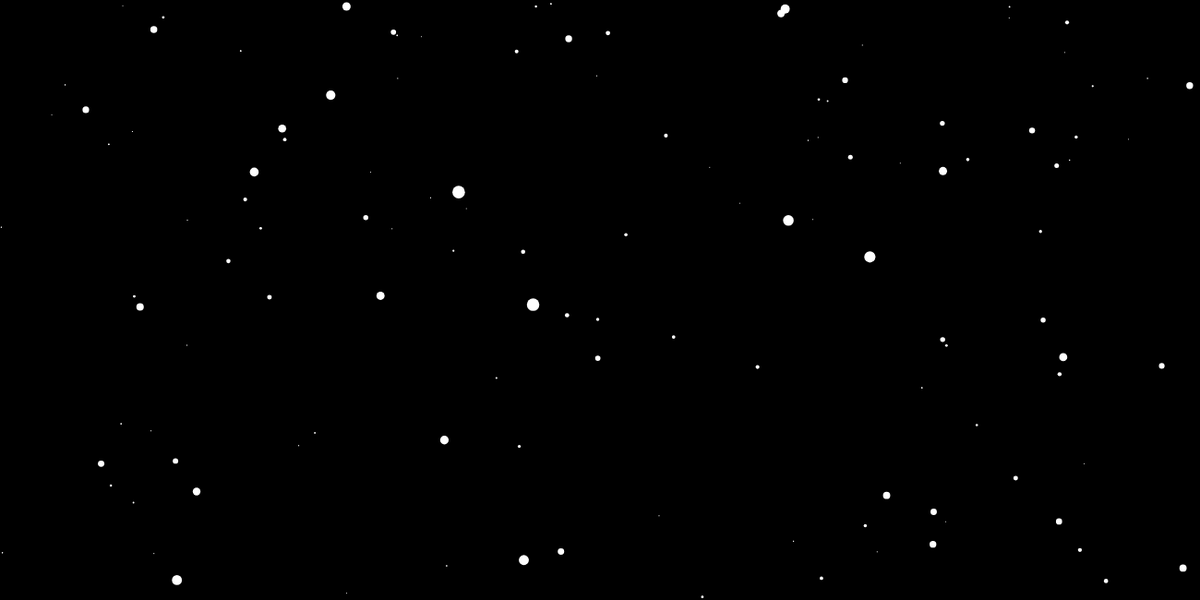
Frame 1 (no input)
Frame 60 (no input): identical to frame 1, image omitted
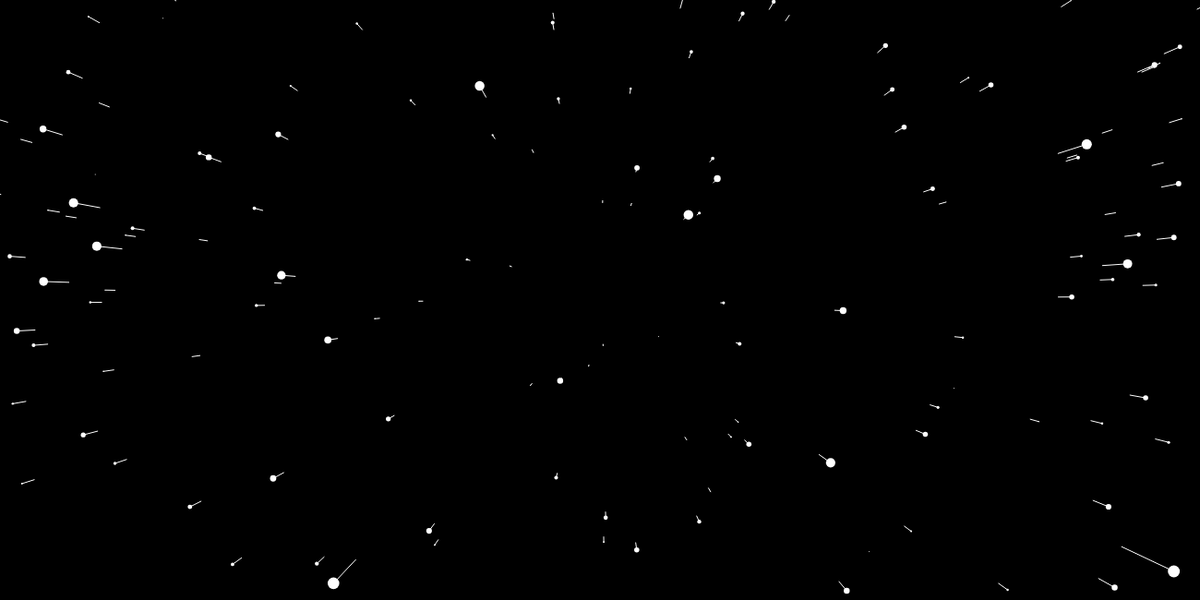
Frame 120 (the mouse pressed at the canvas centre since frame 60)

The p5.js sketch that drew these frames (run headless with seeded random() and noise() and a simulated clock; from frame 60 on, the mouse is pressed at the canvas centre):

// p5.js sketch
// ── sketch.js


let stars = [];
let speed;

function setup() {

	createCanvas(1300,650);
	for (let i = 0; i < 800; i++) {
		stars[i] = new Star();
	}
}




function draw() {

	speed = map(mouseX, 0, width, 0, 50)
	background(0);
	translate(width/2, height/2);

	for (let i = 0; i < stars.length; i++) {
		stars[i].update();
		stars[i].show();
			
	}
}

























// ── stars.js




function Star() {


	this.x = random(-width, width);
	this.y = random(-height, height);
	this.z = random(width);
	this.pz = this.z;

	this.update = function() {

	 this.z = this.z - speed;
		if (this.z < 1) {
			this.z = width;
			this.x = random(-width, width);
			this.y = random(-height, height);
			this.pz = this.z;

		};
	}



	this.show = function() {

		fill(255);
		noStroke();



		var sx = map(this.x / this.z, 0,1,0,width);
		var sy = map(this.y / this.z, 0,1,0,height);


		var r = map(this.z, 0, width, 16, 0);
		ellipse(sx, sy, r, r);



		var px = map(this.x / this.pz, 0,1,0,width);
		var py = map(this.y / this.pz, 0,1,0,height);
		this.pz = this.z;


		stroke(255);
		line(px, py, sx, sy);
	};
}
